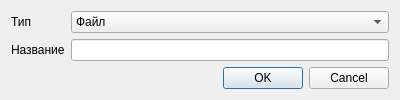
<?xml version="1.0" encoding="UTF-8"?>
<ui version="4.0">
 <class>SCreateNewEntryForm</class>
 <widget class="QWidget" name="SCreateNewEntryForm">
  <property name="geometry">
   <rect>
    <x>0</x>
    <y>0</y>
    <width>400</width>
    <height>95</height>
   </rect>
  </property>
  <property name="windowTitle">
   <string>Создать новый элемент</string>
  </property>
  <layout class="QVBoxLayout" name="verticalLayout">
   <item>
    <layout class="QFormLayout" name="formLayout">
     <item row="0" column="0">
      <widget class="QLabel" name="lEntryType">
       <property name="text">
        <string>Тип</string>
       </property>
      </widget>
     </item>
     <item row="1" column="0">
      <widget class="QLabel" name="lName">
       <property name="text">
        <string>Название</string>
       </property>
      </widget>
     </item>
     <item row="0" column="1">
      <widget class="QComboBox" name="cbType">
       <item>
        <property name="text">
         <string>Файл</string>
        </property>
       </item>
       <item>
        <property name="text">
         <string>Папка</string>
        </property>
       </item>
      </widget>
     </item>
     <item row="1" column="1">
      <widget class="QLineEdit" name="eName"/>
     </item>
    </layout>
   </item>
   <item>
    <widget class="QDialogButtonBox" name="buttonBox">
     <property name="standardButtons">
      <set>QDialogButtonBox::Cancel|QDialogButtonBox::Ok</set>
     </property>
    </widget>
   </item>
  </layout>
 </widget>
 <resources/>
 <connections/>
</ui>
